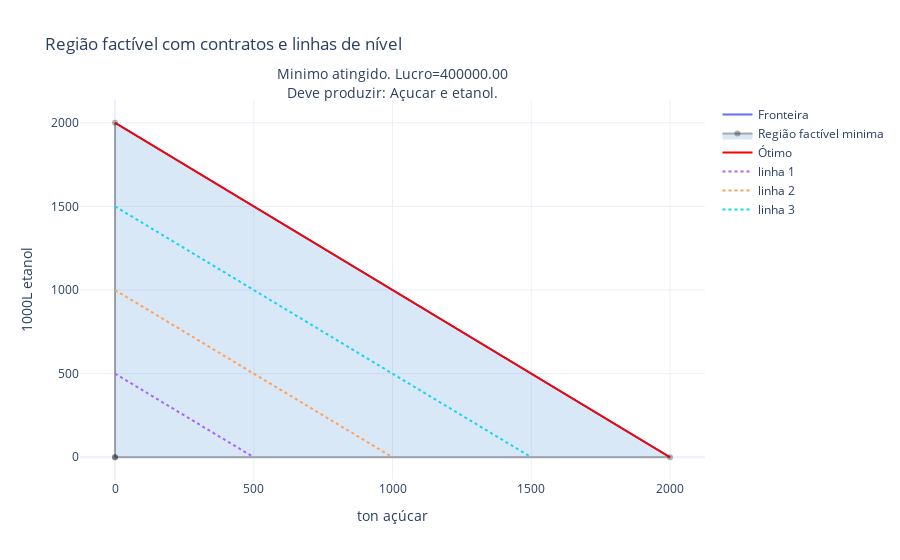

Notebook source saved alongside this figure:
### Code cell
# Cenario de igualdade

c1_equal = 200      
c2_equal = 200         
a11_equal = 4.0         
a12_equal = 4.0         
s_equal = 100.0         
k_equal = 80.0

(fig, most_profitable)  = geometric_solution(s_equal, k_equal, c1_equal, c2_equal, a11_equal, a12_equal)
fig

### Figure 1 — Plotly figure (JSON) as saved in the notebook; plotly's stock layout.template omitted (floating-point values rounded to 4 significant figures; data arrays with more than 128 entries replaced by an {"elided": "..."} marker saying what was removed)
{"data": [{"name": "Fronteira", "type": "scatter", "x": {"elided": "200 float values"}, "y": {"elided": "200 float values"}}, {"fill": "toself", "fillcolor": "rgba(0,100,200,0.15)", "line": {"color": "rgba(0,0,0,0.3)"}, "name": "Região factível minima", "type": "scatter", "x": [0, 2000, 0, 0], "y": [0, 0, 2000, 0]}, {"marker": {"color": "red", "size": 12}, "mode": "lines", "name": "Ótimo", "type": "scatter", "x": {"elided": "200 float values"}, "y": {"elided": "200 float values"}}, {"line": {"dash": "dot"}, "mode": "lines", "name": "linha 1", "type": "scatter", "x": {"elided": "200 float values"}, "y": {"elided": "200 float values"}}, {"line": {"dash": "dot"}, "mode": "lines", "name": "linha 2", "type": "scatter", "x": {"elided": "200 float values"}, "y": {"elided": "200 float values"}}, {"line": {"dash": "dot"}, "mode": "lines", "name": "linha 3", "type": "scatter", "x": {"elided": "200 float values"}, "y": {"elided": "200 float values"}}], "layout": {"annotations": [{"font": {"size": 14}, "showarrow": false, "text": "Minimo atingido. Lucro=400000.00", "x": 0.5, "xref": "paper", "y": 1.1, "yref": "paper"}, {"font": {"size": 14}, "showarrow": false, "text": "Deve produzir: Açucar e etanol.", "x": 0.5, "xref": "paper", "y": 1.05, "yref": "paper"}], "title": {"text": "Região factível com contratos e linhas de nível"}, "xaxis": {"title": {"text": "ton açúcar"}}, "yaxis": {"title": {"text": "1000L etanol"}}}}
